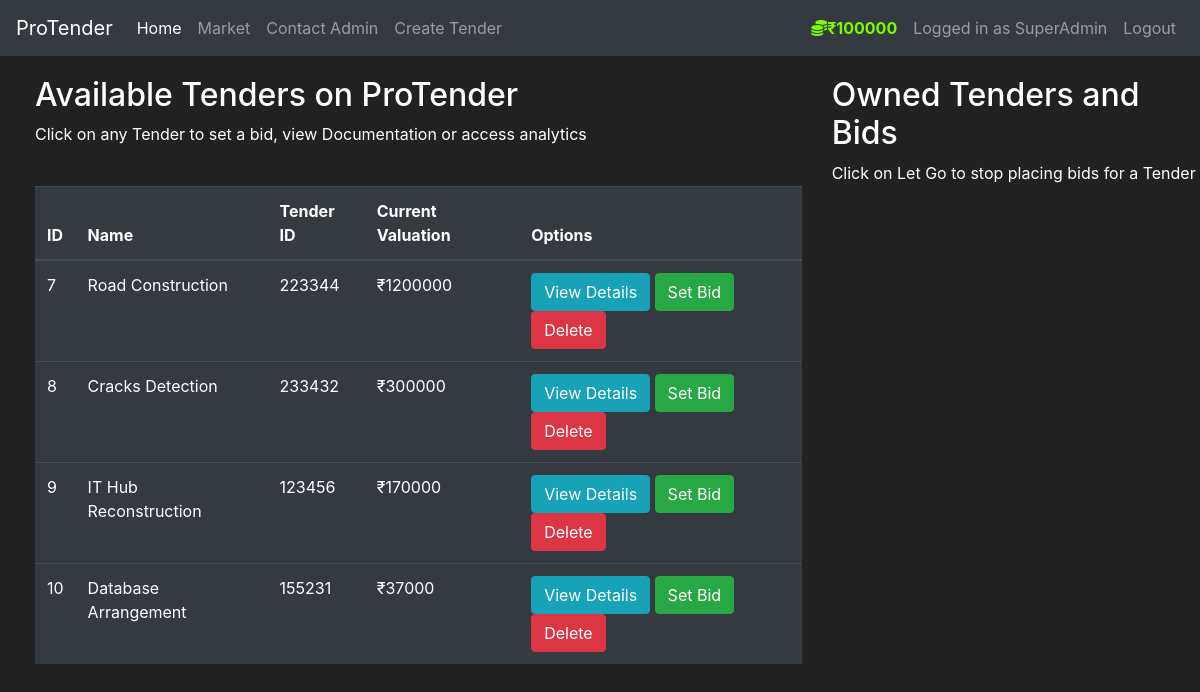
Screenshot of /market/ (signed in) with the database file from the repository.
### tms/models.py (models this page shows, shortened)
class User(db.Model,UserMixin):
    id = db.Column(db.Integer(), primary_key=True)
    username = db.Column(db.String(length=30), nullable=False, unique=True)
    email_address = db.Column(db.String(length=50), nullable=False, unique=True)
    password_hash = db.Column(db.String(length=60), nullable=False)
    budget = db.Column(db.Integer(), nullable=False, default=1000000)
    owned_items = db.relationship('Item', backref='owned_user', lazy=True)
    bids = db.relationship('Bid', backref='bidder', lazy=True)
    @property
    def password(self):
        return self.password

class Item(db.Model):
    id=db.Column(db.Integer(),primary_key=True)
    name=db.Column(db.String(length=60),nullable=False,unique=True)
    price=db.Column(db.Integer(),nullable=False)
    tid=db.Column(db.String(length=12),nullable=False,unique=True)
    desc=db.Column(db.String(length=2000),nullable=False,unique=True)
    owner=db.Column(db.Integer(),db.ForeignKey('user.id'))
    bids = db.relationship('Bid', backref='tender', lazy=True)
    closing_date = db.Column(db.DateTime)

### tms/routes.py (the view, shortened to what this page needs)
@app.route('/market/', methods=['GET', 'POST'])
@login_required
def market_page():
    bid_form = SetBidForm()
    sell_form = SellTenderForm()
    if request.method=='GET':
        items = Item.query.all()
        owned_items=Item.query.filter_by(owner=current_user.id)
    return render_template('market.html', bid_form=bid_form, sell_form=sell_form, items=items)

### tms/models.py (called while the page is built)
@login_manager.user_loader
def load_user(user_id):
    return User.query.get(int(user_id))

### tms/templates/market.html (shortened to what this page needs)
{% extends 'base.html' %} {% block title %} Market Page {% endblock %} {%block
navlink%}
<li class="nav-item">
  <a
    class="nav-link"
    data-toggle="modal"
    style="cursor: pointer"
    data-target="#Modal-TenderCreate"
    >Create Tender</a
  >
</li>
{%endblock%}
{%block leftnavlink%}
<li class="nav-item">
  <a class="nav-link" href="#"
  data-toggle="modal"
  data-target="#Modal-SetBudget"
  style="color: lawngreen; font-weight: bold">
    <i class="fas fa-coins"></i>₹{{ current_user.budget }}
  </a>
</li>
{%endblock%}
{% block content %}
<div class="row" style="margin-top: 20px; margin-left: 20px">
  <div class="col-8">
    <h2>Available Tenders on ProTender</h2>
    <p>
      Click on any Tender to set a bid, view Documentation or access analytics
    </p>
    <br />
    <table class="table table-hover table-dark">
      <thead>
        <tr>
          <th scope="col">ID</th>
          <th scope="col">Name</th>
          <th scope="col">Tender ID</th>
          <th scope="col">Current Valuation</th>
          <th scope="col">Options</th>
        </tr>
      </thead>
      <tbody>
        {% for item in items %} {% include 'components/items_modals.html' %}
        <tr>
          <td>{{ item.id }}</td>
          <td>{{ item.name }}</td>
          <td>{{ item.tid }}</td>
          <td>₹{{ item.price }}</td>
          <td>
            <button
              class="btn btn-outline btn-info"
              data-toggle="modal"
              data-target="#Modal-MoreInfo-{{item.id}}"
            >
              View Details
            </button>
            <button
              class="btn btn-outline btn-success"
              data-toggle="modal"
              data-target="#Modal-PurchaseConfirm-{{item.id}}"
            >
              Set Bid
            </button>
            <button
              class="btn btn-outline btn-danger"
              onclick="deleteTender('{{item.id}}')"
            >
              Delete
            </button>
          </td>
        </tr>
        {% endfor %}
      </tbody>
    </table>
  </div>
  <div class="col-4">
    <h2>Owned Tenders and Bids</h2>
    <p>Click on Let Go to stop placing bids for a Tender</p>
    <br />
  </div>
</div>
{% endblock %}

### tms/templates/base.html (shortened to what this page needs)
<!DOCTYPE html>
<html lang="en">
  <head>
    <link
      rel="stylesheet"
      href="https://cdn.jsdelivr.net/npm/bootstrap@4.5.3/dist/css/bootstrap.min.css"
    />
  </head>
  <body>
    <nav class="navbar navbar-expand-md navbar-dark bg-dark">
      <a class="navbar-brand" href="#">ProTender</a>
      <div class="collapse navbar-collapse" id="navbarNav">
        <ul class="navbar-nav mr-auto">
          <li class="nav-item active">
            <a class="nav-link" href="{{ url_for('home_page') }}"
              >Home <span class="sr-only">(current)</span></a
            >
          </li>
          <li class="nav-item">
            <a class="nav-link" href="{{ url_for('market_page') }}">Market</a>
          </li>
          <li class="nav-item">
            <a class="nav-link" href="{{ url_for('contact_page') }}">Contact Admin</a>
          </li>
          {%block navlink%}{%endblock%}
        </ul>
        {% if current_user.is_authenticated %}
        <ul class="navbar-nav">
          {%block leftnavlink%}{%endblock%}
          <li class="nav-item">
            <a class="nav-link">Logged in as {{ current_user.username }}</a>
          </li>
          <li class="nav-item">
            <a class="nav-link" href="{{ url_for('logout_page') }}">Logout</a>
          </li>
        </ul>
        {% endif %}
      </div>
    </nav>
    {% block content %} {% endblock %}
  </body>
</html>

### tms/templates/base.html (style rules this page uses)
body { background-color: #212121; color: white; }

### rows the page displays
User: budget "100000", username "SuperAdmin"
Item: id "7", name "Road Construction", tid "223344", price "1200000"
Item: id "8", name "Cracks Detection", tid "233432", price "300000"
Item: id "9", name "IT Hub Reconstruction", tid "123456", price "170000"
Item: id "10", name "Database Arrangement", tid "155231", price "37000"
